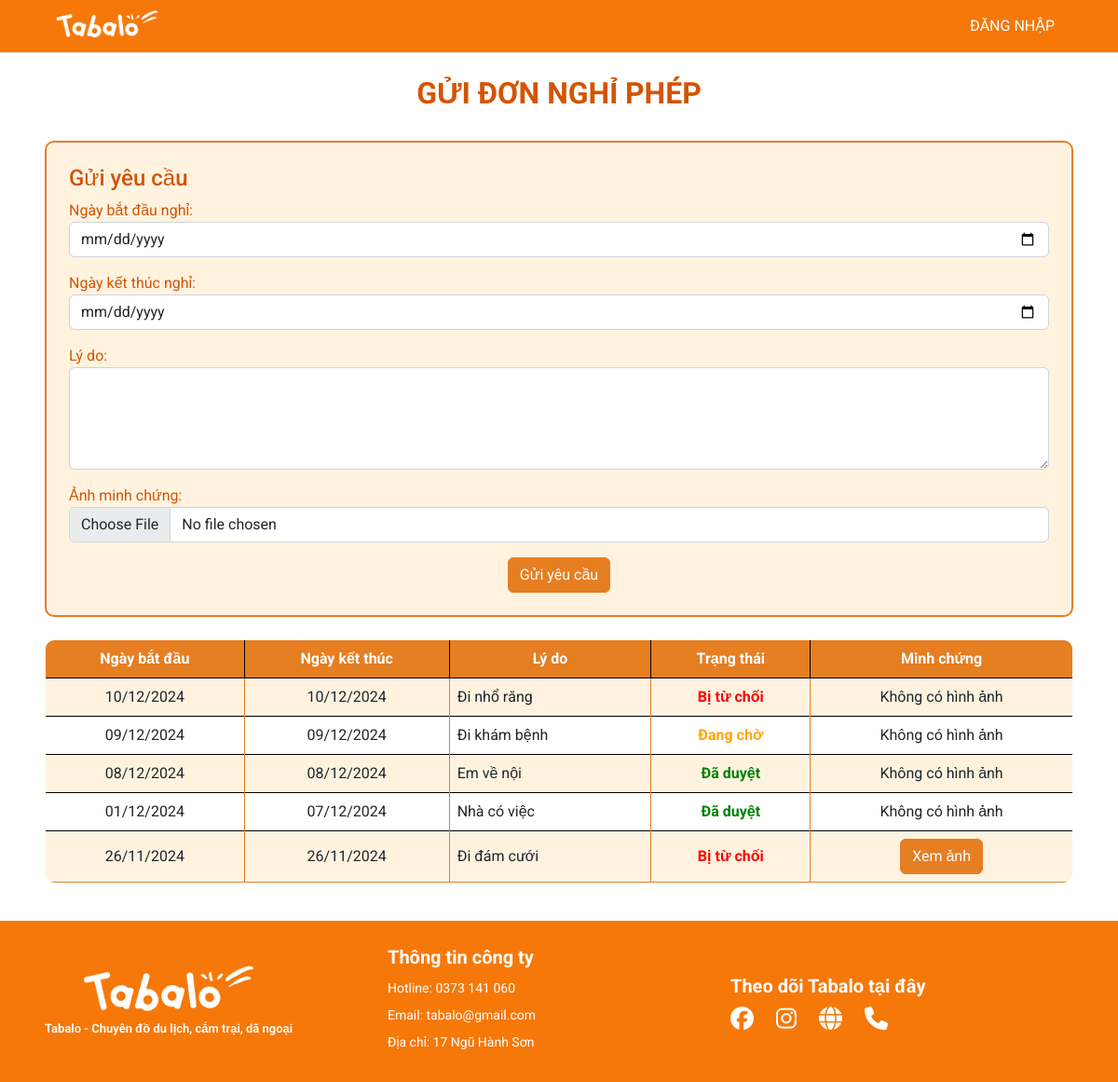
Before: /request-day-off/33trangnha/ with the older database file.
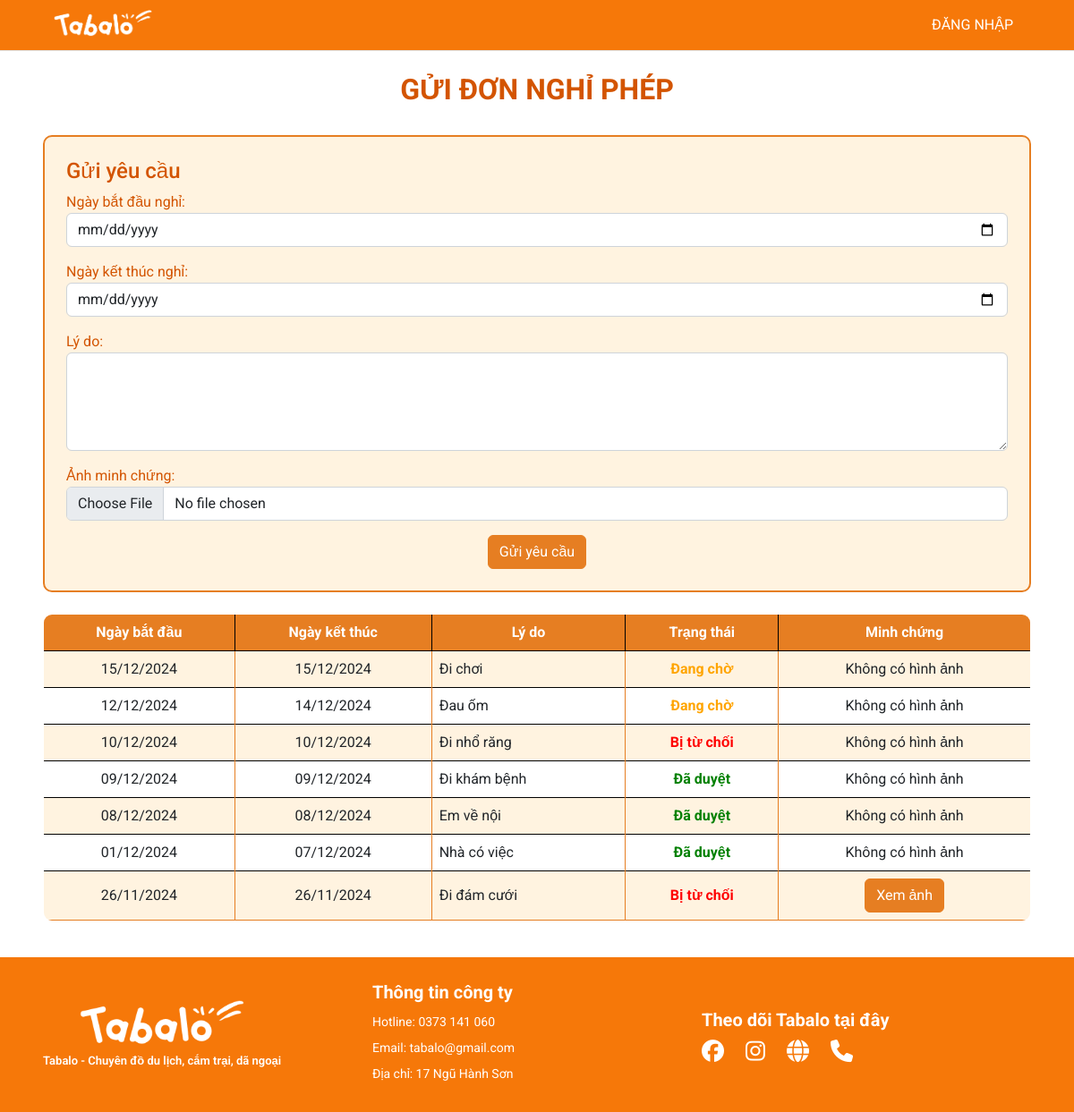
After: the same page with the newer database file.
### myapp/models.py (models this page shows, shortened)
class DayOffRequest(models.Model):
    STATUS_CHOICES = [
        ('pending', 'Pending'),
        ('approved', 'Approved'),
        ('rejected', 'Rejected'),
    ]
    user = models.ForeignKey(User, on_delete=models.CASCADE)
    start_date = models.DateField()
    end_date = models.DateField()
    reason = models.TextField()
    status = models.CharField(max_length=10, choices=STATUS_CHOICES, default='pending')
    image = models.ImageField(upload_to='uploads/', blank=True, null=True)

### myapp/views.py (the view, shortened to what this page needs)
# urls.py: path('request-day-off/<str:username>/', views.request_day_off, name='request-day-off'),
def request_day_off(request, username):
    try:
        title = 'Danh sách nghỉ phép'
        user = User.objects.get(username=username)
        day_off_requests = DayOffRequest.objects.filter(user=user).order_by('-start_date')
        max_end_date = day_off_requests.aggregate(max_end_date=Max('end_date'))['max_end_date'] or None
        if max_end_date:
            max_end_date += timedelta(days=1)
        form = DayOffRequestForm(request.POST or None, request.FILES or None)
        context = {'title': title,'day_off_requests': day_off_requests, 'form': form, 'max_end_date': max_end_date}
        return render(request, 'pages/request_day_off.html', context)
    except User.DoesNotExist:
        return redirect('home')

### myapp/forms.py
class DayOffRequestForm(forms.ModelForm):
    class Meta:
        model = DayOffRequest
        fields = ['start_date', 'end_date', 'reason', 'image']
        labels = {'start_date': 'Ngày bắt đầu nghỉ', 'end_date': 'Ngày kết thúc nghỉ', 'reason': 'Lý do', 'image': 'Ảnh minh chứng'}
        widgets = {
            'start_date': forms.DateInput(attrs={'type': 'date', 'class': 'form-control'}),
            'end_date': forms.DateInput(attrs={'type': 'date', 'class': 'form-control'}),
            'reason': forms.Textarea(attrs={'rows': 4, 'class': 'form-control'}),
            'image': forms.FileInput(attrs={'type': 'file', 'class': 'form-control'})}

### management/context_processors.py (called while the page is built)
def pending_dayoff(request):
  count_pending = DayOffRequest.objects.filter(status='pending').count()
  return {'count_pending': count_pending}

def pending_letter(request):
    count_letter_pending = Letter.objects.filter(status='Đang xử lý').count()
    return {'count_letter_pending': count_letter_pending}

### templates/pages/request_day_off.html (shortened to what this page needs)
{% extends '../layouts/base.html' %}
{% load static %}
{% block main %}
<link rel="stylesheet" href="{% static 'styles/table.css' %}">
<br>
<h1 style="text-align: center; font-size: 2rem; font-weight: bold; color: #D35400;">GỬI ĐƠN NGHỈ PHÉP</h1>
<br>
<div class="container p-4" style="background-color: #FFF3E0; border: 2px solid #E67E22; border-radius: 10px;">
  <h2 style="font-size: 1.5rem; color: #D35400;">Gửi yêu cầu</h2>
  <form method="POST" enctype="multipart/form-data" class="form-request" max_end_date="{{ max_end_date|date:'Y-m-d' }}">
    {{ form.as_p }}
    <center>
      <button type="submit" class="btn btn-primary" style="background-color: #E67E22; border-color: #E67E22;">Gửi yêu cầu</button>
    </center>
  </form>
</div>
<br>
{% if day_off_requests %}
<table class="table table-hover table-bordered custom-border" style="border-radius: 10px; overflow: hidden;">
  <thead class="bg-tab text-white" style="background-color: #E67E22;">
    <tr>
      <th scope="col" class="text-center" >Ngày bắt đầu</th>
      <th scope="col" class="text-center" >Ngày kết thúc</th>
      <th scope="col" class="text-center" >Lý do</th>
      <th scope="col" class="text-center" >Trạng thái</th>
      <th scope="col" class="text-center" >Minh chứng</th>
    </tr>
  </thead>
  <tbody>
    {% for request in day_off_requests %}
    <tr class="table-row" style="transition: background-color 0.3s;">
      <td class="text-center align-middle border-cell">{{ request.start_date|date:"d/m/Y" }}</td>
      <td class="text-center align-middle border-cell">{{ request.end_date|date:"d/m/Y" }}</td>
      <td class="align-middle border-cell">{{ request.reason }}</td>
      <td class="text-center align-middle border-cell">
        {% if request.status == 'approved' %}
        <span style="color: green; font-weight: bold;">Đã duyệt</span>
        {% elif request.status == 'pending' %}
        <span style="color: orange; font-weight: bold;">Đang chờ</span>
        {% else %}
        <span style="color: red; font-weight: bold;">Bị từ chối</span>
        {% endif %}
      </td>
      <td class="text-center align-middle border-cell">
        {% if request.image %}
        <a href="{{ request.image.url }}" target="_blank" style="text-decoration: none;">
          <button class="btn btn-secondary" style="background-color: #E67E22; border-color: #E67E22; color: white;">
            Xem ảnh
          </button>
        </a>
        {% else %}
        <span>Không có hình ảnh</span>
        {% endif %}
      </td>
    </tr>
    {% endfor %}
  </tbody>
</table>
<br>
{% endif %}
{% endblock %}

Changed rows visible on the page:
added DayOffRequest: start_date "15/12/2024", end_date "15/12/2024", reason "Đi chơi", status "Đang chờ", image "Không có hình ảnh"
added DayOffRequest: start_date "12/12/2024", end_date "14/12/2024", reason "Đau ốm", status "Đang chờ", image "Không có hình ảnh"
changed DayOffRequest "Đi khám bệnh": status "Đang chờ" → "Đã duyệt"
